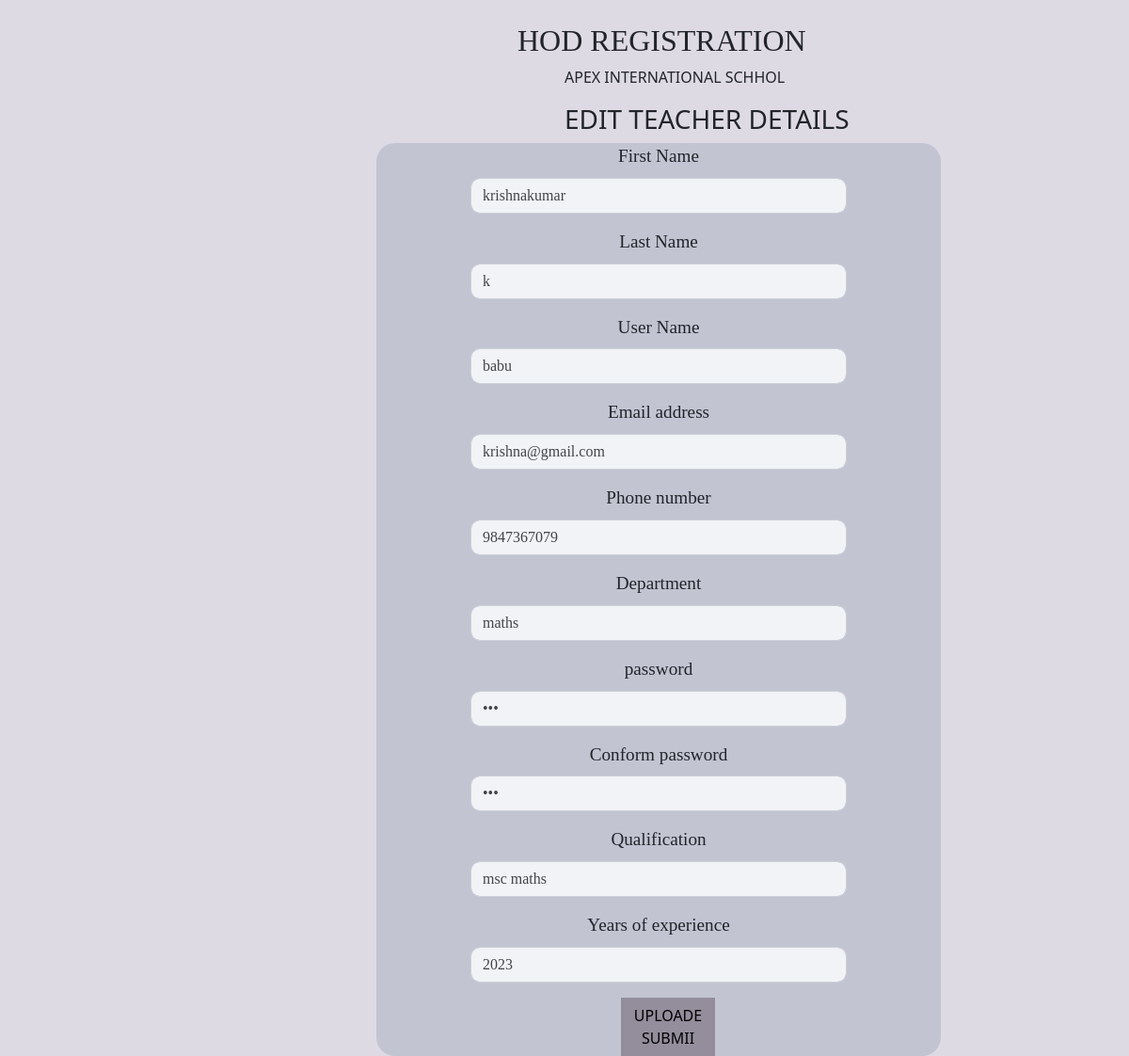
/editte/3, run on the app's committed database.
### stdapplications/models.py (models this page shows, shortened)
class teacher(models.Model):
    user=models.ForeignKey(User,on_delete=models.CASCADE)
    name =models.CharField(max_length=250)
    lastname=models.CharField(max_length=250)
    username=models.CharField(max_length=250)
    email =models.CharField(max_length=250)
    phone= models.IntegerField()
    department=models.CharField(max_length=250)
    password=models.CharField(max_length=250)
    conform=models.CharField(max_length=250)
    subject=models.CharField(max_length=250)
    qualification=models.CharField(max_length=250)
    years=models.IntegerField()
    status=models.CharField(max_length=250)
    role=models.CharField(max_length=250)

### stdapplications/views.py (the view)
# urls.py: path('editte/<int:edte>',views.editte,name='editte'),
def editte(request,edte):
    dataass=teacher.objects.get(id=edte)
    return render(request,'editteacher.html',{'data':dataass})

### stdapplications/templates/editteacher.html (shortened to what this page needs)
<!DOCTYPE html>
<html lang="en">
<head>
    <link href="https://cdn.jsdelivr.net/npm/bootstrap@5.1.3/dist/css/bootstrap.min.css" rel="stylesheet">
     <link rel="stylesheet" href="../static/css/hodregii.css">
</head>
<body>
    <div class="row">
    <div class="col"><BR>
<DIV class="TEXT">
      <h3 style="font-size: xx-large; font-family: Georgia, 'Times New Roman', Times, serif; margin-left: 550PX;" >HOD REGISTRATION</h3>
      <P style="margin-left:600px;">APEX INTERNATIONAL SCHHOL</P>
      <H3 style="margin-left:600px;">EDIT TEACHER DETAILS</H3>
      </DIV>
            <div class="col" style="min-height: 950px;">
              <div class="one" style="margin-left: 400px; min-height: 950px; ">
            <form  method="post" action="{% url 'formteach' data.id %}">
                <div class="mb-3">
                  <label for="name" class="form-label">First Name</label>
                  <input type="text" class="form-control" id="name" name="name" value="{{data.name}}"></div>
                  <div class="mb-3">
                  <label for="lastname" class="form-label">Last Name</label>
                  <input type="text" class="form-control" id="lastname" name="lastname" value="{{data.lastname}}"></div>
                  <div class="mb-3">
                    <label for="username" class="form-label">User Name</label>
                    <input type="text" class="form-control" id="username" name="username"  style=" width: 400px; margin-left: 100px;opacity: 0.8;border-radius: 10px;" value="{{data.username}}"></div>
                  <div class="mb-3">
                  <label for="exampleInputEmail1" class="form-label">Email address</label>
                  <input type="email" class="form-control" id="exampleInputEmail1" name="email"value="{{data.email}}" >
                </div>
                <div class="mb-3">
                  <label for="phone" class="form-label">Phone number</label>
                  <input type="text" class="form-control" id="phone" name="phone" value="{{data.phone}}">
                </div>
                <div class="mb-3">
                  <label for="department" class="form-label">Department</label>
                  <input type="text" class="form-control" id="department" name="department" value="{{data.department}}">
                </div>
                <div class="mb-3">
                  <label for="password" class="form-label">password</label>
                  <input type="password" class="form-control" id="password" name="password"  style=" width: 400px; margin-left: 100px;opacity: 0.8;border-radius: 10px;" value="{{data.password}}"></div>
                  <div class="mb-3">
                    <label for="conform" class="form-label">Conform password</label>
                    <input type="password" class="form-control" id="Conform" name="conform" style=" width: 400px; margin-left: 100px;opacity: 0.8;border-radius: 10px;" value="{{data.conform}}"></div>
                <div class="mb-3">
                  <label for="qualification" class="form-label">Qualification</label>
                  <input type="text" class="form-control" id="qualification" name="qualification" value="{{data.qualification}}">
                </div>
                <div class="mb-3">
                  <label for="years" class="form-label">Years of experience</label>
                  <input type="text" class="form-control" id="years" name="years" value="{{data.years}}">
                </div>
                <div class="btnn" style="width: 100px;">
                <button type="submit" class="btn -btn-dark" ><a style="color: black;">UPLOADE SUBMII</a></button></div>
              </form>
        </div>
            </div>
    </div>
    </div>
</body>
</html>

### stdapplications/static/css/hodregii.css (style rules this page uses)
* { margin: 0PX; padding: 0PX; box-sizing: border-box; }
body ,html { overflow-x: hidden; }
.col { background-color: rgb(222, 218, 228); width: 100%; }
.one { background-color: rgba(150, 164, 182, 0.4); width: 600px; margin-left: 200px; border-radius: 20px; }
.mb-3 { text-align: center; font-size: larger; font-family: Georgia, 'Times New Roman', Times, serif; }
#name { width: 400px; margin-left: 100px; opacity: 0.8; border-radius: 10px; }
#lastname { width: 400px; margin-left: 100px; opacity: 0.8; border-radius: 10px; }
#exampleInputEmail1 { width: 400px; margin-left: 100px; opacity: 0.8; border-radius: 10px; }
#phone { width: 400px; margin-left: 100px; opacity: 0.8; border-radius: 10px; }
#department { width: 400px; margin-left: 100px; opacity: 0.8; border-radius: 10px; }
#qualification { width: 400px; margin-left: 100px; opacity: 0.8; border-radius: 10px; }
#years { width: 400px; margin-left: 100px; opacity: 0.8; border-radius: 10px; }
.btnn { margin-left: 260px; background-color:rgb(147, 141, 156); color: black; text-align: center; }

### data on the page
teacher: name "krishnakumar", lastname "k", username "babu", phone "9847367079", department "maths", qualification "msc maths", years "2023"
